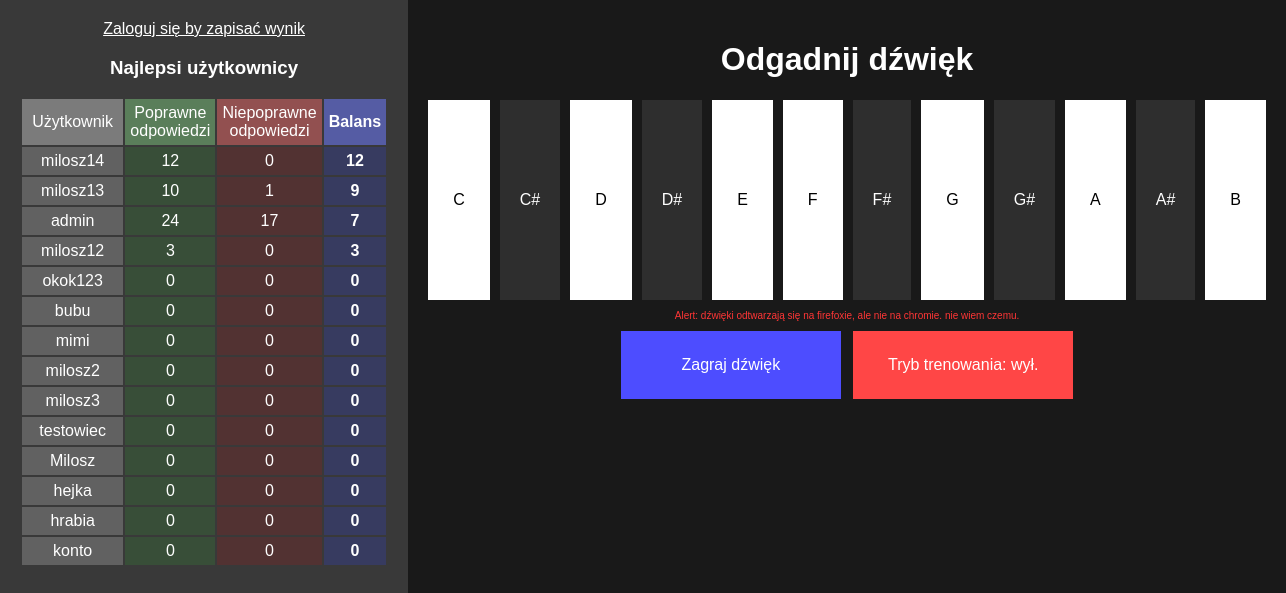
The page /polls/ on the database as committed earlier.
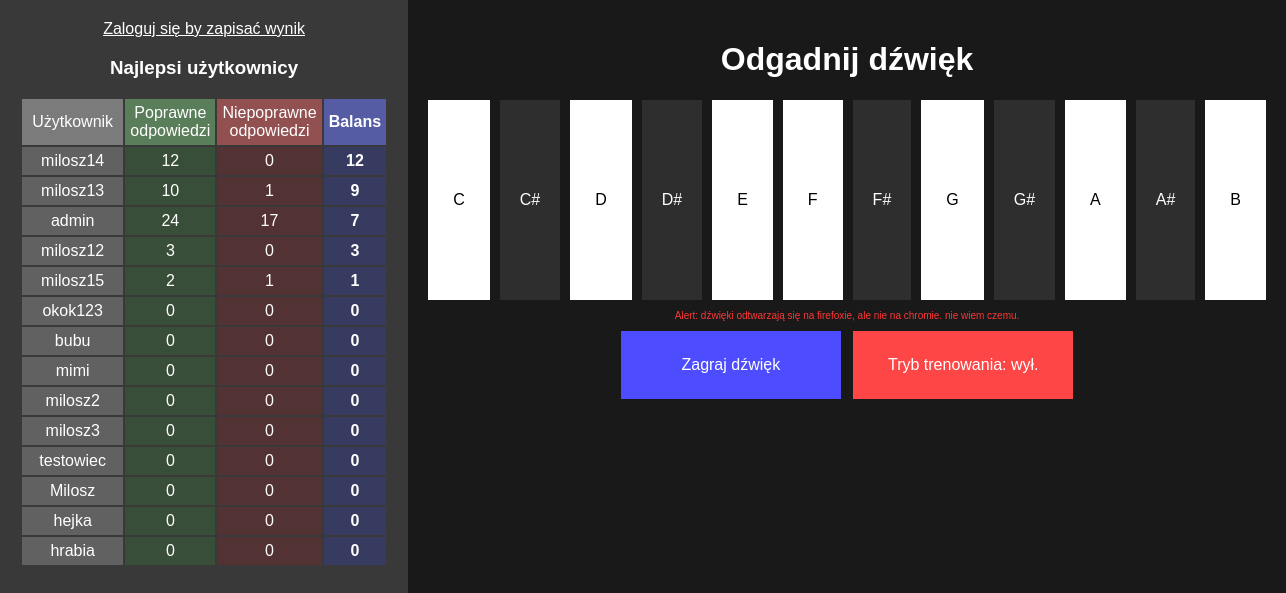
The same page on the database as committed later.
### polls/models.py (models this page shows, shortened)
class CustomUser(AbstractUser):
     button_click_count = models.PositiveIntegerField(default=0)
     dobre = models.PositiveIntegerField(default=0)
     zle = models.PositiveIntegerField(default=0)
     stosunek = models.IntegerField(default=0)

### polls/views.py (the view)
# urls.py: path('', views.gra, name='muzyka'),
def gra(request):
    profiles = CustomUser.objects.all().order_by('-stosunek')[:14]  # Sortowanie według poprawnych odpowiedzi
    return render(request, 'polls/gra.html', {'users': profiles})

### polls/templates/polls/gra.html (shortened to what this page needs)
<!DOCTYPE html>
<html lang="pl">
<head>
    {% load static %}
    <link rel="stylesheet" href="{% static 'polls/stylislaw.css' %}">
</head>
<body>
    <div class="rodzic">
    <div class="container2">
    {% if user.is_authenticated %}
    <h2>Jesteś zalogowany jako {{ user.username }}.</h2>
    <p id="poprawne">Poprawne odpowiedzi: <span id="correct_score">{{ request.user.dobre }}</span></p>
    <p id="bledne">Błędne odpowiedzi: <span id="wrong_score">{{ request.user.zle }}</span></p>
    <a href="{% url 'logout' %}">Wyloguj się</a>
    {% else %}
    <a href="{% url 'login' %}">Zaloguj się by zapisać wynik</a>
    {% endif %}
    <h3>Najlepsi użytkownicy</h3>
    <table>
            <tr>
                <td id="user">Użytkownik</td>
                <td id="pop">Poprawne odpowiedzi</td>
                <td id="niepop">Niepoprawne odpowiedzi</td>
                <th id="ratio">Balans</th>
            </tr>
            {% for user in users %}
            <tr>
                <td class="user">{{ user.username }}</td>
                <td class="pop">{{ user.dobre }}</td>
                <td class="niepop">{{ user.zle }}</td>
                <td class="ratio">{{ user.stosunek }}</td>
            </tr>
            {% endfor %}
    </table>
    </div>
    <div class="container" >
        <h1>Odgadnij dźwięk</h1>
        <div id="pianino">
        <form method="POST" action="" onsubmit="event.preventDefault(); sprawdz('C', this);">
            <button type="submit" id="C">C</button>
        </form>
        <form method="POST" action="" onsubmit="event.preventDefault(); sprawdz('Db', this);">
            <button type="submit" class="accidental" id="Db">C#</button>
        </form>
        <form method="POST" action="" onsubmit="event.preventDefault(); sprawdz('D', this);">
            <button type="submit" id="D">D</button>
        </form>
        <form method="POST" action="" onsubmit="event.preventDefault(); sprawdz('Eb', this);">
            <button type="submit" class="accidental" id="Eb">D#</button>
        </form>
        <form method="POST" action="" onsubmit="event.preventDefault(); sprawdz('E', this);">
            <button type="submit" id="E">E</button>
        </form>
        <form method="POST" action="" onsubmit="event.preventDefault(); sprawdz('F', this);">
            <button type="submit" id="F">F</button>
        </form>
        <form method="POST" action="" onsubmit="event.preventDefault(); sprawdz('Gb', this);">
            <button type="submit" class="accidental" id="Gb">F#</button>
        </form>
        <form method="POST" action="" onsubmit="event.preventDefault(); sprawdz('G', this);">
            <button type="submit" id="G">G</button>
        </form>
        <form method="POST" action="" onsubmit="event.preventDefault(); sprawdz('Ab', this);">
            <button type="submit" class="accidental" id="Ab">G#</button>
        </form>
        <form method="POST" action="" onsubmit="event.preventDefault(); sprawdz('A', this);">
            <button type="submit" id="A" class="wyjatuszek">A</button>
        </form>
        <form method="POST" action="" onsubmit="event.preventDefault(); sprawdz('Bb', this);">
            <button type="submit" class="accidental" id="Bb">A#</button>
        </form>
        <form method="POST" action="" onsubmit="event.preventDefault(); sprawdz('B', this);">
            <button type="submit" id="B">B</button>
        </form>
    </div>
    <p id="alert">Alert: dźwięki odtwarzają się na firefoxie, ale nie na chromie. nie wiem czemu.</p>
    <button onclick="zagraj()" id="zagraj">Zagraj dźwięk</button>
    <button id="tryb" onclick="zmienTryb()">
        Tryb trenowania: wył.
    </button>
    </div>
    </div>
</body>
</html>

### polls/static/polls/stylislaw.css (style rules this page uses)
body { text-align: center; font-family: Arial, sans-serif; background-color: rgb(25, 25, 25); color:rgb(255, 255, 255); margin:0; overflow-y:hidden; }
.rodzic { display:flex; width:100% }
.container { flex-wrap: wrap; justify-content: center; gap: 10px; padding: 20px; flex:4; }
.container2 { padding:20px; background-color: rgb(57, 57, 57); color:white; flex:2; height:100vh; }
#pianino { display: flex; justify-content: center; gap:10px; }
button { background-color: white; padding: 25px; font-size: 16px; cursor: pointer; border-width: 0; height:200px; }
.accidental { z-index: 1; padding: 20px; background-color: rgb(46, 46, 46); color:white; }
#zagraj { width:220px; margin-right:4px; height:auto; background-color: rgb(77, 77, 255); color:white; }
#tryb { width:220px; height:auto; margin-left:4px; background-color: rgb(255, 70, 70); color:white; }
a { color: white; }
table { display:flex; justify-content: center; font-size: 16px; }
th, td { justify-content: center; background-color: rgb(97, 97, 97); padding:5px; width:50px; }
#user { background-color:rgb(123, 123, 123); }
.user { width:200px; }
#pop { background-color:rgb(90, 126, 90); }
.pop { background-color:rgb(56, 78, 56); }
#niepop { background-color:rgb(146, 80, 80); }
.niepop { background-color:rgb(82, 50, 50); }
#ratio { background-color:rgb(85, 92, 164); }
.ratio { background-color:rgb(55, 59, 96); font-weight:bold; }
#alert { color:rgb(255, 54, 54); font-size:10px; }

Rows that differ between the two databases and show on the page:
no longer on this page (row unchanged): CustomUser: username "konto", dobre "0", zle "0", stosunek "0"
added CustomUser: username "milosz15", dobre "2", zle "1", stosunek "1"
